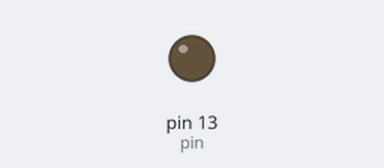
Bench run of a sketch on a simulated Arduino Uno, built with avr-gcc and run on an emulated ATmega328P. Parts: output pins drawn as LEDs (lit = HIGH).

Above: at 2.0 s.
At 7.45 s:
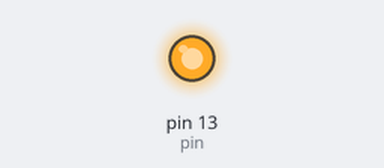
Timing chart, 0 to 8.1 s (numbered marks = the images above):
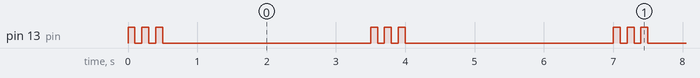

Measured:
- by itself, pin 13 (pin): repeats every 3.5 s: 2 × (LOW 0.10 s, HIGH 0.10 s), LOW 3.0 s, HIGH 0.10 s
- by itself, everything shown: repeats every 3.5 s, in 6 steps

The sketch:

led_blink.ino
```cpp
int pin = 13; //13 is having inbuilt LED.

void setup() {
  // put your setup code here, to run once:

  pinMode(13, OUTPUT); //Define a pin & its purpose

}

void loop() {
  // put your main code here, to run repeatedly:
  digitalWrite(pin, HIGH);
  delay(100);
  digitalWrite(pin, LOW);
  delay(100);
  digitalWrite(pin, HIGH);
  delay(100);
  digitalWrite(pin, LOW);
  delay(100);
  digitalWrite(pin, HIGH);
  delay(100);
  digitalWrite(pin, LOW);
  delay(3000);

}
```
